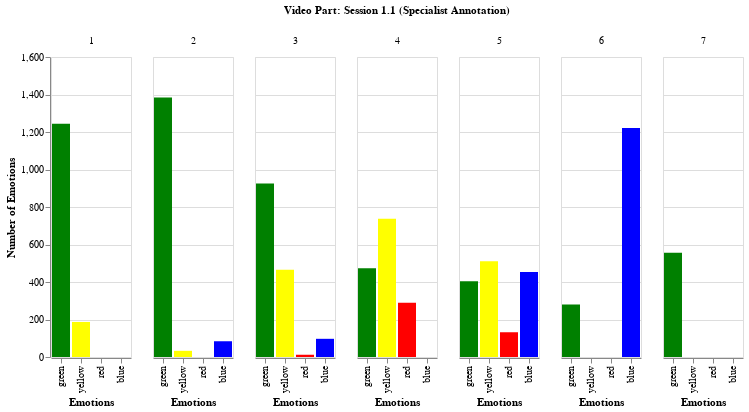

The notebook cell this image was saved under:
### Markdown cell above
# 1.1 S

### Code cell
dataframes_42 = add_video_part_column_to_dataframes(dataframes_11_specialist)

dataframes_42_dict = create_whole_session_dict_values(dataframes_42)

df_session_42 = pd.DataFrame(dataframes_42_dict)
print(df_session_42)
print(df_session_42[['red']])


# Using pandas function to transform from wide format to long format, so Altair can work better
source_42 = df_session_42.melt("video_part", var_name="emotion_zone", value_name='values')

alt.Chart(source_42).mark_bar().encode(
    alt.X('emotion_zone:N', sort=COLOURS, title="Emotions"),
    alt.Y('values:Q', title='Number of Emotions',
         scale=alt.Scale(domain=(0, 1600)),
         ),
    column=alt.Column('video_part:N', title='Video Part: Session 1.1 (Specialist Annotation)'),
    color=alt.Color('emotion_zone', scale=alt.Scale(domain=EMOTIONS, range=COLOURS), title='Emotion zones', legend=None)

)

### Figure 1 — Vega-Lite specification as saved in the notebook (floating-point values rounded to 4 significant figures)
{"config": {"view": {"continuousWidth": 400, "continuousHeight": 300}}, "data": {"name": "data-00c48580f416265a4847ec2ab4d4436f"}, "mark": "bar", "encoding": {"color": {"field": "emotion_zone", "legend": null, "scale": {"domain": ["green", "yellow", "red", "blue"], "range": ["green", "yellow", "red", "blue"]}, "title": "Emotion zones", "type": "nominal"}, "column": {"field": "video_part", "title": "Video Part: Session 1.1 (Specialist Annotation)", "type": "nominal"}, "x": {"field": "emotion_zone", "sort": ["green", "yellow", "red", "blue"], "title": "Emotions", "type": "nominal"}, "y": {"field": "values", "scale": {"domain": [0, 1600]}, "title": "Number of Emotions", "type": "quantitative"}}, "$schema": "https://vega.github.io/schema/vega-lite/v4.17.0.json", "datasets": {"data-00c48580f416265a4847ec2ab4d4436f": [{"video_part": 1, "emotion_zone": "green", "values": 1244}, {"video_part": 2, "emotion_zone": "green", "values": 1384}, {"video_part": 3, "emotion_zone": "green", "values": 926}, {"video_part": 4, "emotion_zone": "green", "values": 474}, {"video_part": 5, "emotion_zone": "green", "values": 404}, {"video_part": 6, "emotion_zone": "green", "values": 280}, {"video_part": 7, "emotion_zone": "green", "values": 556}, {"video_part": 1, "emotion_zone": "blue", "values": 0}, {"video_part": 2, "emotion_zone": "blue", "values": 84}, {"video_part": 3, "emotion_zone": "blue", "values": 97}, {"video_part": 4, "emotion_zone": "blue", "values": 0}, {"video_part": 5, "emotion_zone": "blue", "values": 454}, {"video_part": 6, "emotion_zone": "blue", "values": 1221}, {"video_part": 7, "emotion_zone": "blue", "values": 0}, {"video_part": 1, "emotion_zone": "yellow", "values": 187}, {"video_part": 2, "emotion_zone": "yellow", "values": 33}, {"video_part": 3, "emotion_zone": "yellow", "values": 466}, {"video_part": 4, "emotion_zone": "yellow", "values": 738}, {"video_part": 5, "emotion_zone": "yellow", "values": 511}, {"video_part": 6, "emotion_zone": "yellow", "values": 0}, {"video_part": 7, "emotion_zone": "yellow", "values": 0}, {"video_part": 1, "emotion_zone": "red", "values": 0}, {"video_part": 2, "emotion_zone": "red", "values": 0}, {"video_part": 3, "emotion_zone": "red", "values": 12}, {"video_part": 4, "emotion_zone": "red", "values": 289}, {"video_part": 5, "emotion_zone": "red", "values": 132}, {"video_part": 6, "emotion_zone": "red", "values": 0}, {"video_part": 7, "emotion_zone": "red", "values": 0}]}}
